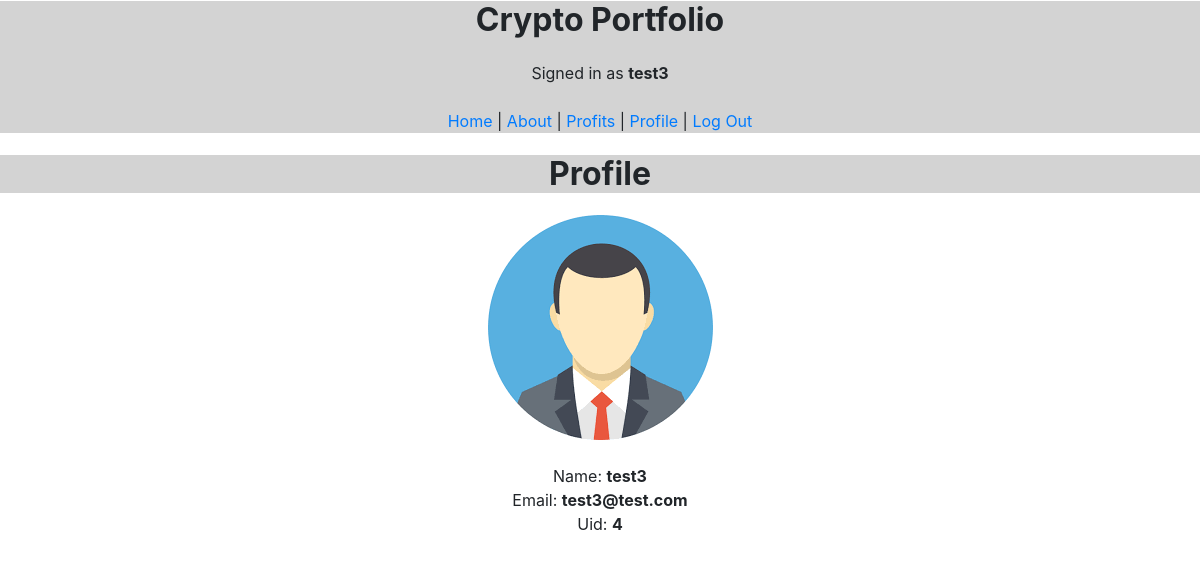
The page /profile (signed in) on the database its author committed.
### crypto/models.py (models this page shows)
class User(AbstractUser):
    pass

### crypto/views.py (the view)
# urls.py: path("profile", views.profile, name="profile"),
@login_required
def profile(request):
    return render(request, "crypto/profile.html")

### crypto/templates/crypto/profile.html (shortened to what this page needs)
{% extends "crypto/layout.html" %}
{% load static %}
{% block body %}
<div style="text-align:center;">
    <h1>Profile</h1>
    <img alt="">
    <br><br>
    <div>
        <p>
            Name: <strong>{{ user.username }}</strong><br>
            Email: <strong>{{ user.email }}</strong><br>
            Uid: <strong>{{ user.id }}</strong>
        </p>
    </div>
</div>
{% endblock %}

### crypto/templates/crypto/layout.html (shortened to what this page needs)
{% load static %}
<!DOCTYPE html>
<html lang="en">
<head>
    <link rel="stylesheet" href="https://stackpath.bootstrapcdn.com/bootstrap/4.4.1/css/bootstrap.min.css">
</head>
<body>
    <div style="text-align: center; background-color: lightgray; margin-top: -20px;">
        <h1>Crypto Portfolio</h1>
        {% if user.is_authenticated %}
            Signed in as <strong>{{ user.username }}</strong>
            <br><br>
            <div>
                <a href="{% url 'index' %}">Home</a> |
                <a href="{% url 'about' %}">About</a> |
                <a href="{% url 'profit' %}">Profits</a>  |
                <a href="{% url 'profile' %}">Profile</a> |
                <a href="{% url 'logout' %}">Log Out</a>
            </div>
        {% else %}
            Not signed in.
        {% endif %}
    </div>
    {% block body %}
    {% endblock %}
</body>
</html>

### crypto/templates/crypto/layout.html (style rules this page uses)
h1, h2 { text-align: center; background-color: lightgrey; font: 700; display: block; font-size: 2em; margin-block-start: 0.67em; margin-block-end: 0.67em; margin-inline-start: 0px; margin-inline-end: 0px; font-weight: bold; }

### rows shown on the page
User: username "test3", email "test3@test.com", id "4"
